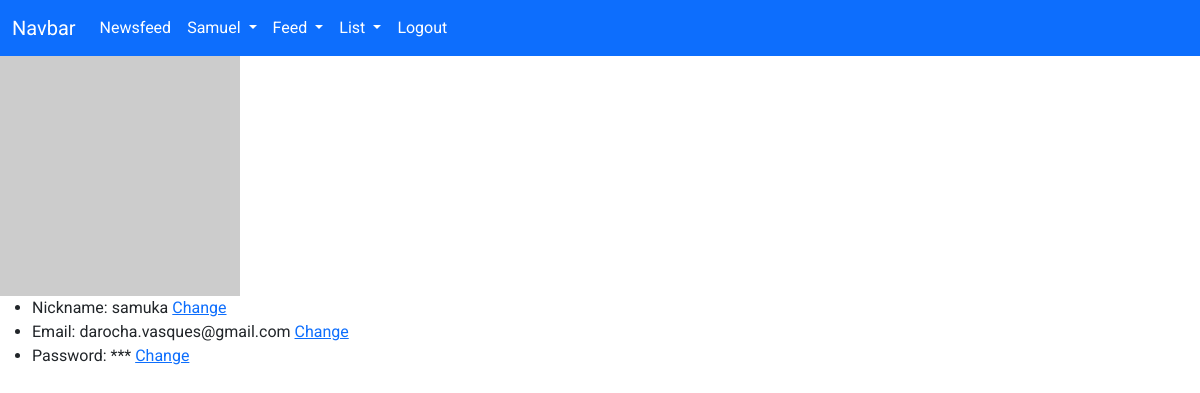
Screenshot of /profile (signed in) with the database file from the repository.
### app/models/User.py (models this page shows, shortened)
class User(db.Model):
    __tablename__ = 'users'
    id = db.Column(db.Integer, primary_key=True)
    username = db.Column(db.String, unique=True, nullable=False)
    name = db.Column(db.String, nullable=False)
    email = db.Column(db.String, unique=True, nullable=False)
    hash = db.Column(db.String, nullable=False)
    @property
    def is_authenticated(self):
        return True
    @login_manager.user_loader
    def load_user(username):
        return User.query.get(username)

### app/controllers/user.py (the view)
@app.get('/profile')
@login_required
def profile_get():
    return render_template('profile.html')

### app/templates/profile.html (shortened to what this page needs)
{% extends "layout.html" %}
{% block main %}
<img src="https://avatars.dicebear.com/api/bottts/:{{current_user.id}}.svg" alt="" width="20%">
<ul>
    <li>Nickname: {{ current_user.name }} <a href="/profile/edit/nickname">Change</a></li>
    <li>Email: {{ current_user.email }} <a href="/profile/edit/email">Change</a></li>
    <li>Password: *** <a href="/profile/edit/password">Change</a></li>
</ul>
{% endblock %}

### app/templates/layout.html (shortened to what this page needs)
<!DOCTYPE html>
<html lang="pt-br">
<head>
    <link href="https://cdn.jsdelivr.net/npm/bootstrap@5.2.3/dist/css/bootstrap.min.css" rel="stylesheet"
>
    <link rel="stylesheet" href="{{ url_for('static', filename='css/main.css')}}">
</head>
<body>
    <nav class="navbar navbar-expand-lg bg-primary">
        <div class="container-fluid">
            <a class="navbar-brand" href="#">Navbar</a>
            <div class="collapse navbar-collapse" id="navbarSupportedContent">
                <ul class="navbar-nav me-auto mb-2 mb-lg-0">
                    <li class="nav-item">
                        <a class="nav-link active" aria-current="page" href="/news">Newsfeed</a>
                    </li>
                    {% if current_user.username %}
                    <li class="nav-item dropdown">
                        <a class="nav-link dropdown-toggle" href="#" role="button" data-bs-toggle="dropdown"
                            aria-expanded="false">
                            {{ current_user.username.title() }}
                        </a>
                    </li>
                    {% endif %}
                    <li class="nav-item dropdown">
                        <a class="nav-link dropdown-toggle" href="#" role="button" data-bs-toggle="dropdown"
                            aria-expanded="false">
                            Feed
                        </a>
                    </li>
                    <li class="nav-item dropdown">
                        <a class="nav-link dropdown-toggle" href="#" role="button" data-bs-toggle="dropdown"
                            aria-expanded="false">
                            List
                        </a>
                    </li>
                    <li class="nav-item">
                        <a class="nav-link" href="/logout">Logout</a>
                    </li>
                </ul>
            </div>
        </div>
    </nav>
    {% block main %}{% endblock %}
</body>
</html>

### app/static/css/main.css (style rules this page uses)
body { font-family: 'Roboto', sans-serif; }
.nav-link, .navbar-brand { color: white!important; }

### rows the page displays
User: username "Samuel", name "samuka", email "darocha.vasques@gmail.com"
